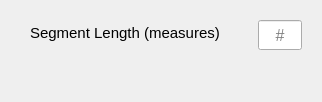
         <widget class="QWidget" name="structure_page">
          <layout class="QVBoxLayout" name="verticalLayout_10">
           <item>
            <widget class="QWidget" name="length_bar" native="true">
             <property name="sizePolicy">
              <sizepolicy hsizetype="Preferred" vsizetype="Maximum">
               <horstretch>0</horstretch>
               <verstretch>0</verstretch>
              </sizepolicy>
             </property>
             <property name="maximumSize">
              <size>
               <width>300</width>
               <height>40</height>
              </size>
             </property>
             <layout class="QHBoxLayout" name="measures_bar_2">
              <property name="spacing">
               <number>4</number>
              </property>
              <item>
               <widget class="QLabel" name="length_label">
                <property name="sizePolicy">
                 <sizepolicy hsizetype="Fixed" vsizetype="Fixed">
                  <horstretch>0</horstretch>
                  <verstretch>0</verstretch>
                 </sizepolicy>
                </property>
                <property name="minimumSize">
                 <size>
                  <width>200</width>
                  <height>40</height>
                 </size>
                </property>
                <property name="maximumSize">
                 <size>
                  <width>200</width>
                  <height>40</height>
                 </size>
                </property>
                <property name="font">
                 <font>
                  <pointsize>11</pointsize>
                 </font>
                </property>
                <property name="styleSheet">
                 <string notr="true">QLabel {
	padding-left: 6px;
}</string>
                </property>
                <property name="text">
                 <string>Segment Length (measures)</string>
                </property>
                <property name="alignment">
                 <set>Qt::AlignLeading|Qt::AlignLeft|Qt::AlignTop</set>
                </property>
               </widget>
              </item>
              <item>
               <spacer name="length_hSpacer">
                <property name="orientation">
                 <enum>Qt::Horizontal</enum>
                </property>
                <property name="sizeType">
                 <enum>QSizePolicy::Preferred</enum>
                </property>
                <property name="sizeHint" stdset="0">
                 <size>
                  <width>40</width>
                  <height>20</height>
                 </size>
                </property>
               </spacer>
              </item>
              <item>
               <widget class="QLineEdit" name="length_entry">
                <property name="minimumSize">
                 <size>
                  <width>0</width>
                  <height>30</height>
                 </size>
                </property>
                <property name="maximumSize">
                 <size>
                  <width>50</width>
                  <height>16777215</height>
                 </size>
                </property>
                <property name="font">
                 <font>
                  <pointsize>12</pointsize>
                 </font>
                </property>
                <property name="styleSheet">
                 <string notr="true"/>
                </property>
                <property name="inputMask">
                 <string>99</string>
                </property>
                <property name="text">
                 <string/>
                </property>
                <property name="maxLength">
                 <number>2</number>
                </property>
                <property name="alignment">
                 <set>Qt::AlignCenter</set>
                </property>
                <property name="placeholderText">
                 <string>#</string>
                </property>
               </widget>
              </item>
             </layout>
            </widget>
           </item>
           <item>
            <spacer name="verticalSpacer_2">
             <property name="orientation">
              <enum>Qt::Vertical</enum>
             </property>
             <property name="sizeHint" stdset="0">
              <size>
               <width>20</width>
               <height>40</height>
              </size>
             </property>
            </spacer>
           </item>
          </layout>
         </widget>
